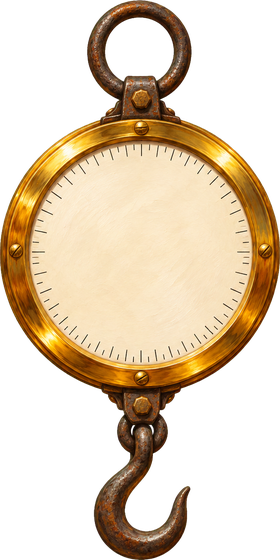
#> input picture assets/clean/ui-scale.png, 280 x 560 px, found by its file name
$ python make_trophy.py
#> lines starting #> are read from the running program, lines starting #| are printed output that depends on the picture
### scripts/chroma.py
"""
Screen keying for painted characters and buttons (stills and video frames).

    from chroma import key_green
    rgba = key_green(rgb)        # float arrays, 0..255

The screen is normally green. Something that is green itself (a green
button) is painted on a MAGENTA screen instead; which of the two it is, is
read from the picture's border.

A pixel on the edge of a figure is a mix of figure and screen. How green it
is tells how much screen is in it; that share is taken out of its colour
again, so no green (and no dark) rim is left around hair, fur or a thin
fishing rod. Well inside the figure nothing is touched at all: a green
jacket or a leaf sticker stays exactly as painted. Close to the outline
only pixels that are hardly green keep their painted colour -- wispy hair
there is half screen, and would otherwise glow green.
"""

import numpy as np
from scipy import ndimage

DEEP_PX = 10         # this far inside the outline everything is figure
RIM_PX = 3           # ...and from here inwards, whatever is hardly green
RIM_MIN_ALPHA = 0.85
FIGURE_MIN_ALPHA = 0.3


def screen_of(rgb):
    """The screen's colour: whatever the picture's outer border looks like."""
    b = 6
    border = np.concatenate([rgb[:b].reshape(-1, 3), rgb[-b:].reshape(-1, 3),
                             rgb[:, :b].reshape(-1, 3), rgb[:, -b:].reshape(-1, 3)])
    return np.median(border, axis=0)


def key_green(rgb, screen=None):
    """RGB picture on a green screen -> RGBA with straight (unmixed) colours."""
    rgb = np.asarray(rgb, dtype=np.float32)
    screen = screen_of(rgb) if screen is None else np.asarray(screen, dtype=np.float32)
    magenta = min(screen[0], screen[2]) - screen[1] > 100
    def excess_of(c):
        if magenta:                                   # how magenta
            return np.minimum(c[..., 0], c[..., 2]) - c[..., 1]
        return c[..., 1] - np.maximum(c[..., 0], c[..., 2])    # how green
    full = float(excess_of(screen))
    if full < 100:
        raise ValueError("the picture's border is neither a green nor a magenta screen")

    alpha = np.clip(1.0 - excess_of(rgb) / (full * 0.92), 0.0, 1.0)
    alpha[alpha < 0.05] = 0.0
    # Take the screen's share back out of the colour.
    safe = np.maximum(alpha, 0.08)[..., None]
    colour = np.clip((rgb - (1.0 - alpha[..., None]) * screen) / safe, 0, 255)

    # What is left of the green in such an edge pixel after that is an
    # estimate's error, not paint: cap it (half-way between "no greener than
    # red or blue" and "no greener than their average").
    if not magenta:
        r, b = colour[..., 0], colour[..., 2]
        colour[..., 1] = np.minimum(colour[..., 1], 0.5 * np.maximum(r, b) + 0.25 * (r + b))

    figure = alpha > FIGURE_MIN_ALPHA
    core = ndimage.binary_erosion(figure, iterations=DEEP_PX)
    core |= ndimage.binary_erosion(figure, iterations=RIM_PX) & (alpha > RIM_MIN_ALPHA)
    colour[core] = rgb[core]
    alpha[core] = 1.0
    return np.concatenate([colour, alpha[..., None] * 255.0], axis=-1)


# [12 lines left out: function bleed, not called in this run]

### scripts/make_trophy.py
"""
The pieces of the weighing station of the big ocean (src/scenes/TrophyScene.js).

    python scripts/make_trophy.py

A catch on the ocean is hung from a scale in the harbour, and the children
stand beside it at their REAL height (data/teams.js `trophy`), so the
length of a shark is something you can see. For that the game must know,
for each figure, where his head is and where his feet are, and, for the
scale, where its dial is and where its hook ends.

Input (assets/raw/, from scripts/gen_art.py):
    ui-scale.png              the hanging scale, on green
    char-julian-stand.png     Julian standing, pointing up at his catch
    char-james-stand.png      James, the same
    char-boaz-point.png       Boaz pointing (one of his own poses)
    char-dirk.png             Dirk, sitting

Output (assets/clean/):
    ui-scale.png, trophy_<who>.png    the cut-outs
    trophy.json                       where things are in them:
        scale:   w, h; the dial's centre and radius (cx, cy, r); the tip of
                 the hook (hookX, hookY)
        figures: per figure w, h and headY -- the top of his head. (A boy
                 who points up has his hand above his head: the top of the
                 picture is not the top of the boy. His head is found in the
                 middle of his body, where his legs are.)
"""

import json
import sys
from pathlib import Path

import numpy as np
from PIL import Image
from scipy import ndimage

sys.path.insert(0, str(Path(__file__).resolve().parent))
from chroma import key_green      # noqa: E402

ROOT = Path(__file__).resolve().parent.parent
RAW = ROOT / "assets" / "raw"
CLEAN = ROOT / "assets" / "clean"

FIGURES = {
    "julian": "char-julian-stand",
    "james": "char-james-stand",
    "boaz": "char-boaz-point",
    "dirk": "char-dirk",
}
FIGURE_HEIGHT = 720       # px the figures are stored at (head to feet, about)
SCALE_HEIGHT = 560        # px the scale is stored at
# The head is looked for in this share of the figure's width around the
# middle of its legs.
HEAD_BAND = 0.16


def keyed(name):
#> called with name = 'ui-scale'
    rgb = np.asarray(Image.open(RAW / f"{name}.png").convert("RGB"))
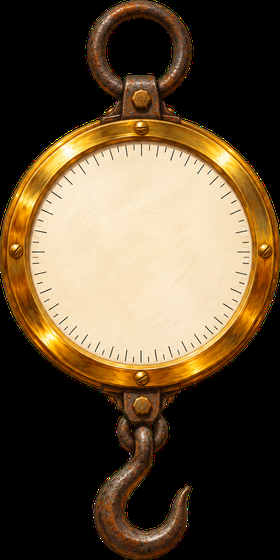
#> rgb: shape (560, 280, 3); mean R, G, B 95, 77.4, 53.8
    return np.clip(key_green(rgb), 0, 255).astype(np.uint8)
#> in key_green, `screen = screen_of(rgb) if screen is None else np.asarray(screen, dtyp..`: screen = [0, 0, 0]
#> in key_green, `magenta = min(screen[0], screen[2]) - screen[1] > 100`: magenta = False
#> in key_green, `full = float(excess_of(screen))`: full = 0


def crop(rgba, height):
    """Cropped to the figure, scaled so that it is `height` px tall."""
    img = Image.fromarray(rgba, "RGBA")
    box = img.getchannel("A").point(lambda v: 255 if v > 24 else 0).getbbox()
    img = img.crop(box)
    k = height / img.height
    return img.convert("RGBa").resize((round(img.width * k), height), Image.LANCZOS).convert("RGBA")


def figure(who, src):
    img = crop(keyed(src), FIGURE_HEIGHT)
    alpha = np.asarray(img.getchannel("A")) > 128
    body = ndimage.binary_opening(alpha, iterations=4)
    rows = np.nonzero(body.any(axis=1))[0]
    # The legs: the lowest fifth of the body; their middle is the middle of him.
    low = body[rows.max() - (rows.max() - rows.min()) // 5:rows.max()]
    xs = np.nonzero(low.any(axis=0))[0]
    mid = (xs.min() + xs.max()) / 2
    half = img.width * HEAD_BAND
    band = body[:, max(0, int(mid - half)):min(img.width, int(mid + half))]
    head_y = int(np.nonzero(band.any(axis=1))[0].min())
    out = CLEAN / f"trophy_{who}.png"
    img.save(out, "PNG", optimize=True)
    print(f"[ok]   {out.name}  {img.width}x{img.height}  head at y {head_y}")
    return dict(file=out.name, w=img.width, h=img.height, headY=head_y)


def scale():
    img = crop(keyed("ui-scale"), SCALE_HEIGHT)
    arr = np.asarray(img).astype(np.int16)
    r, g, b, a = (arr[..., i] for i in range(4))
    # The dial: the big cream-white round face.
    face = (a > 200) & (r > 190) & (g > 180) & (b > 140) & (r - b < 70)
    face = ndimage.binary_closing(face, iterations=6)
    labels, n = ndimage.label(face)
    sizes = ndimage.sum(face, labels, index=range(1, n + 1))
    main = labels == (int(np.argmax(sizes)) + 1)
    ys, xs = np.nonzero(main)
    cx, cy = (xs.min() + xs.max()) / 2, (ys.min() + ys.max()) / 2
    radius = ((xs.max() - xs.min()) + (ys.max() - ys.min())) / 4
    # The hook: the lowest solid point.
    solid = a > 128
    hy = int(np.nonzero(solid.any(axis=1))[0].max())
    hx = float(np.nonzero(solid[hy - 6:hy + 1].any(axis=0))[0].mean())
    out = CLEAN / "ui-scale.png"
    img.save(out, "PNG", optimize=True)
    print(f"[ok]   {out.name}  {img.width}x{img.height}  dial at ({cx:.0f}, {cy:.0f}) r {radius:.0f}, hook at ({hx:.0f}, {hy})")
    return dict(file=out.name, w=img.width, h=img.height, cx=round(cx), cy=round(cy),
                r=round(radius), hookX=round(hx), hookY=hy)


def main():
    meta = dict(scale=scale(), figures={who: figure(who, src) for who, src in FIGURES.items()})
    out = CLEAN / "trophy.json"
    out.write_text(json.dumps(meta, indent=1) + "\n", encoding="utf-8")
    print(f"[ok]   {out.relative_to(ROOT)}")


if __name__ == "__main__":
#> (the run stopped early here; a loop or call above may not have finished)
